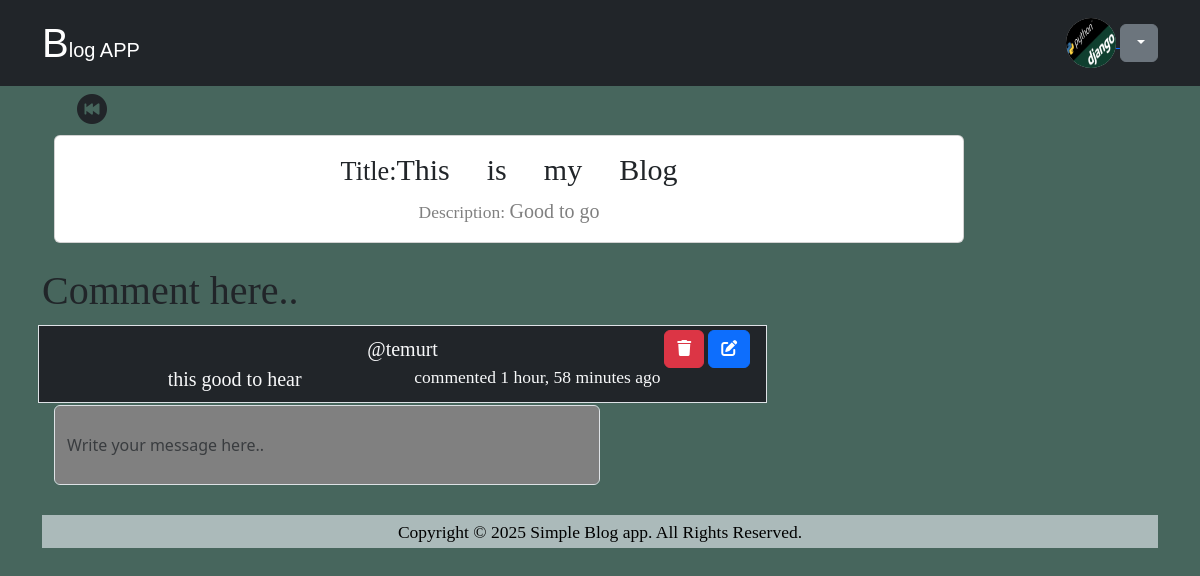
Screenshot of /details/36 (signed in) with the database file from the repository.
### simpleblog/models.py (models this page shows, shortened)
class Profile(models.Model):
    Profileowner = models.ForeignKey(User, related_name='userid', on_delete=models.CASCADE)
    Bio = models.TextField(null=True)
    Image = models.ImageField(default="/Userprofile/user.png", blank=True,upload_to='images/')

class Blogmodel(models.Model):
    title = models.CharField(max_length=100)
    description= models.TextField(null=True)
    User_ID =models.ForeignKey(User,on_delete=models.CASCADE)
    Created = models.DateTimeField(auto_now_add=True)
    Updated = models.DateTimeField(auto_now_add=True)
    BlogIm= models.ImageField(null=True,blank=True,upload_to='images/')
    Likes = models.ManyToManyField(User, related_name='blog_post', blank=True)

class Message(models.Model):
    blog = models.ForeignKey(Blogmodel,on_delete=models.CASCADE)
    user =models.ForeignKey(User,on_delete=models.CASCADE)
    messageCreated = models.DateTimeField(auto_now_add=True)
    body= models.TextField(default="Messagebody",null=True)

### simpleblog/views.py (the view, shortened to what this page needs)
def Details(request, id):
    list = Blogmodel.objects.get(id=id)
    user_prof = Profile.objects.get(Profileowner = request.user.id)
    blog_message= list.message_set.all()
    blog_message.order_by('id')
    return render(request,'Details.html',{
        'details':list,'blog':blog_message,
        'userprofile':user_prof,
   })

### simpleblog/templates/Details.html (shortened to what this page needs)
{% extends 'mains.html' %}
{% block content%}
{%if details%}
<a href = "{% url 'home' %}" class ="nav-link" style ="width:100px;font-size:30px"><i class="bi bi-skip-backward-circle-fill"></i></a>
<div class="container ">
<div class="card  col-10  text-center mt-1 ">
    <div class="card-body">
      <h5 class="card-title" style="font-family: emoji; font-size:30px"><small>Title:</small>{{details.title}}</h5>
     <p class="card-text" style="color:gray; font-size:20px;font-family:serif"> <small style="font:20px red font-type:">Description: </small>{{details.description}}</p>
    </div>
  </div>
</div>
<br>
{% endif%}
<h3  style="font-family:serif;font-size:40px; text-align:left;">Comment here..</h3>
           <div class ="container " style="width:70%;height:20%;overflow:hide;margin-left:-30px">
            <ul class="list-group "  >
              {% for comment in blog %}
              <div class="container">
             <li class="list-group-item  bg-dark text-light " style="border-outline:3px;
             margin:2px;font-family:TimesNewRomen;
             font-size:20px;">
             <a href="{% url 'user-p' comment.user %}" class="nav-link">
               @{{comment.user.username}}
               <div class="">
              </a> {{comment.body}}
               <div  class ="d-flex float-end">
                 <small>commented {{comment.messageCreated|timesince}} ago<small>
                  {% if request.user == comment.user %}
                <a href="{% url 'delete-message' comment.id  %}" class="  btn btn-danger h-0 w-10 "style="margin-top:-60px;margin-right:0px" >
                  <i class="fa fa-trash" aria-hidden="true"></i></a>
                  <a href="{% url 'update-message' comment.id  %}" class="  btn btn-primary h-0 w-10 "style="margin-top:-60px;margin-right:0px" >
                    <i class="fas fa-edit"></i></a>
                </div>
                </div>
                </div>
              {% endif %}
              {% endfor%}
            </div>
              <div class ="container ">
              <form action="" method="POST">
                <input name="body" placeholder="Write your message here.." class =" form-control w-50" style="
                height:80px;border-outline:none;background-color:gray;color:white;
                "/>
              </form>
            </div>
    {% endblock %}

### simpleblog/templates/nav.html (shortened to what this page needs)
<nav class="navbar navbar-expand-lg   navbar-dark bg-dark " >
    <div class="container mt-20" >
      <a class="navbar-brand" href="{% url 'home'%}" style="font-family:Helvetica" ><small style="font-size:40px ; text-color: red;">B</small>log APP</a>
      <div class="Lo_regi" style="font-family:serif">
        <div class="collapse navbar-collapse " id="contentNav"  >
          <ul class="navbar-nav me-auto mb-2 mb-lg-0">
            {% if request.user.is_authenticated %}
            <div class="dropdown" >
              {% if userprofile%}
             <a href ="{{userprofile.Image.url}}">
              <img src ="{{userprofile.Image.url}}"  alt="No image"   style = "height: 50px;
              width: 50px;
              background-color: #bbb;
              border-radius: 50%;
              display: inline-block;"  />
             </a>
              <a class="btn btn-secondary dropdown-toggle" type="button" data-bs-toggle="dropdown" aria-expanded="false">
              </a>
              {% endif%}
          </div>
        {%endif%}
  </nav>

### simpleblog/static/styles/Mains.css (style rules this page uses)
body { background-color: rgb(71, 102, 93); font-family:'Segoe UI', Tahoma, Geneva, Verdana, sans-serif; }

### rows the page displays
Profile: Image (picture)
Blogmodel: title "This is my Blog", description "Good to go"
Message: user.username "temurt", body "this good to hear", messageCreated "1 hour, 58 minutes"
